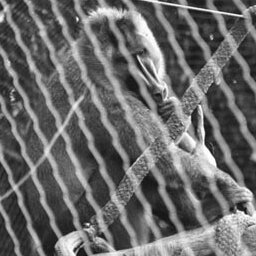
%> input picture images/primate-caged.jpg, 256 x 256 px
$ octave lab2primate.m   (GNU Octave 9; MATLAB toolbox functions it lacks are replaced by stand-ins)
%> lines starting %> are read from the running program, lines starting %| are printed output that depends on the picture
% part (f)

im = imread('primate-caged.jpg');
%> im is the input picture: size 256x256x3 uint8; min 10, max 255, mean 106.7
im = uint8(rgb2gray(im));
%> im: size 256x256 uint8
figure('name','Original image with dominant diagonal lines');
imshow(im) % displaying the original image

F = fft2(im); % F now contains the fourier tranform of the image im
S = abs(F).^2; % The power spectrum is just the square of the modulus of the Fourier Transform
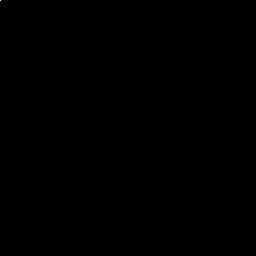
%> S: size 256x256 double; min 31.01, max 4.89e+13, mean 933918385; drawn with min black and max white

figure('name','Power Spectrum with FFTSHIFT');
imagesc(fftshift(S.^0.1)); % fftshift is needed to put the dc component (frequency=0) in the centre
colormap('default');
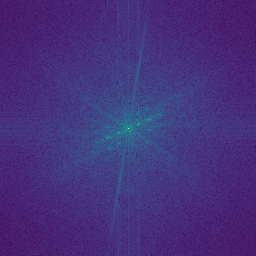
%> displayed picture: size 256x256x3, on the screen's scale of 0 to 255; mean R, G, B 69.1, 48.4, 123.8

figure('name','Power Spectrum without FFTSHIFT');
imagesc(S.^0.1);
colormap('default');
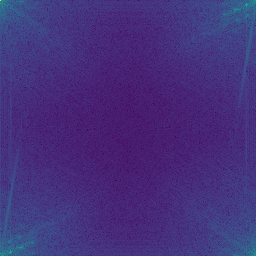
%> displayed picture: size 256x256x3, on the screen's scale of 0 to 255; mean R, G, B 69.1, 48.4, 123.8; mean of the top-left, top-right, bottom-left and bottom-right quarters 80.2, 80.7, 80.7, 80
%> (the run ends here)

$ run again, with images/corridorl.jpg copied over images/primate-caged.jpg
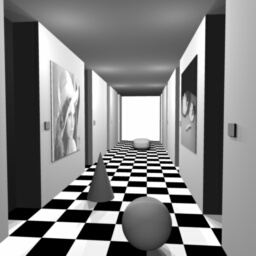
%> input picture images/corridorl.jpg, 256 x 256 px
%> im is the input picture: size 256x256x3 uint8; min 0, max 255, mean 127.8
%> im: size 256x256 uint8
%> `colormap('default');`:
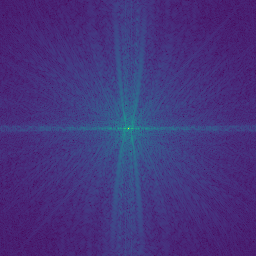
%> displayed picture: size 256x256x3, on the screen's scale of 0 to 255; mean R, G, B 68.3, 51.5, 125.4
%> `colormap('default');`:
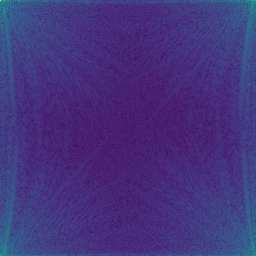
%> displayed picture: size 256x256x3, on the screen's scale of 0 to 255; mean R, G, B 68.3, 51.5, 125.4; mean of the top-left, top-right, bottom-left and bottom-right quarters 82.3, 81.4, 81.3, 82
